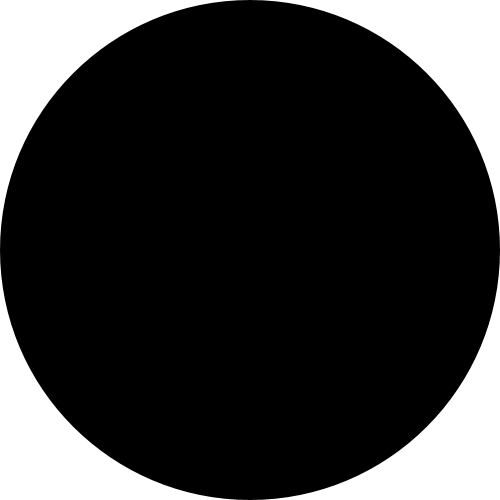
Frame 1 (no input)
Frame 60 (the mouse pressed at the canvas centre just before this capture): identical to frame 1, image omitted
Frame 120 (the mouse held since frame 60 and released just before this capture): identical to frame 1, image omitted

The Processing sketch that drew this single still picture (run headless with seeded random() and noise(); from frame 60 on, the mouse is pressed at the canvas centre):

// Processing sketch: map_example_start_code
// ── map_example_start_code.pde
int x;
int y;

void setup() {
  size(500, 500);
  background(255);
  x = width/2;
  y = height/2;
  noStroke();
}

void draw() {
  background(255);
  fill(0);
  ellipse(x, y, 500, 500);
}
